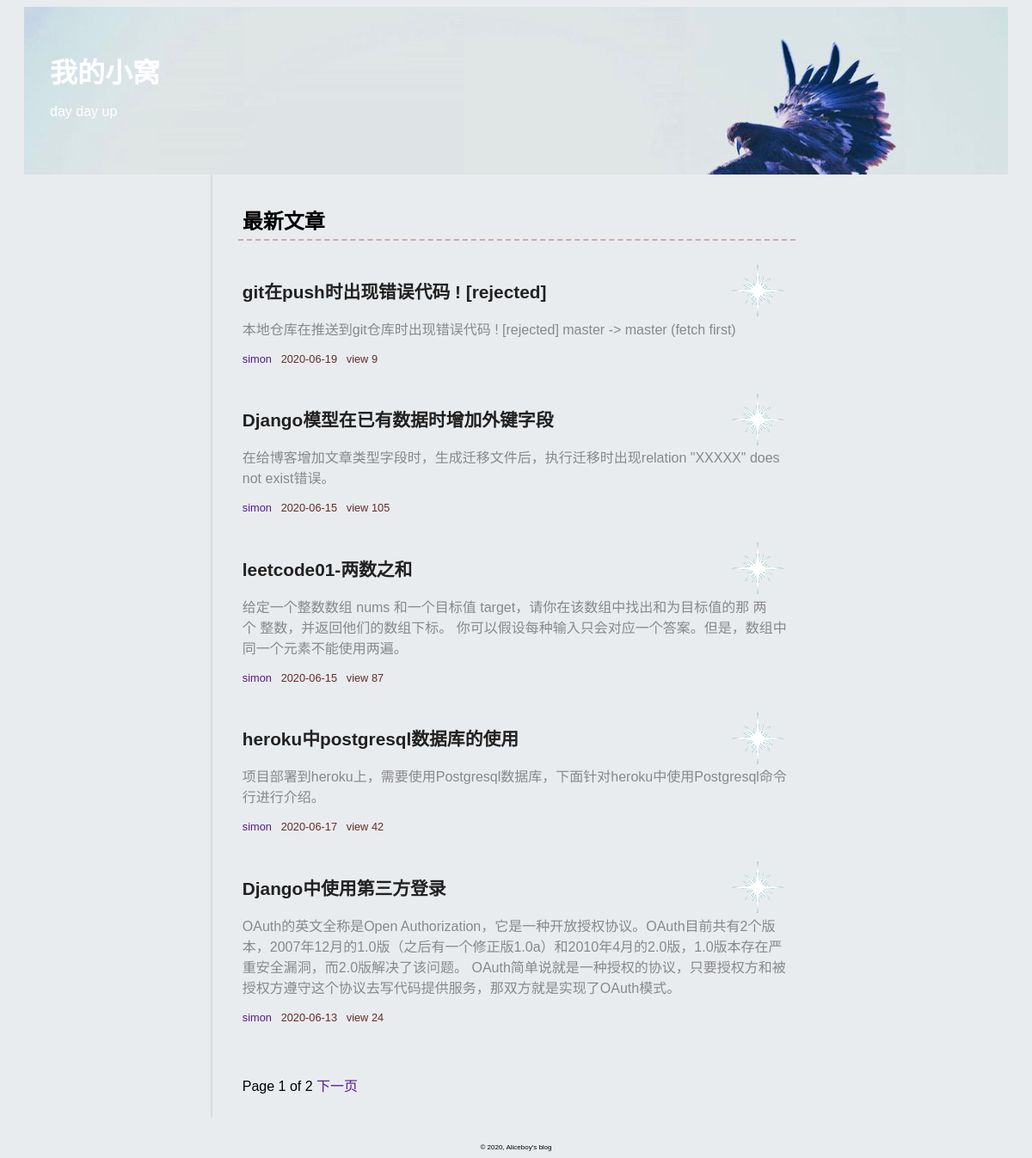
The page /blog/ on the database as committed earlier.
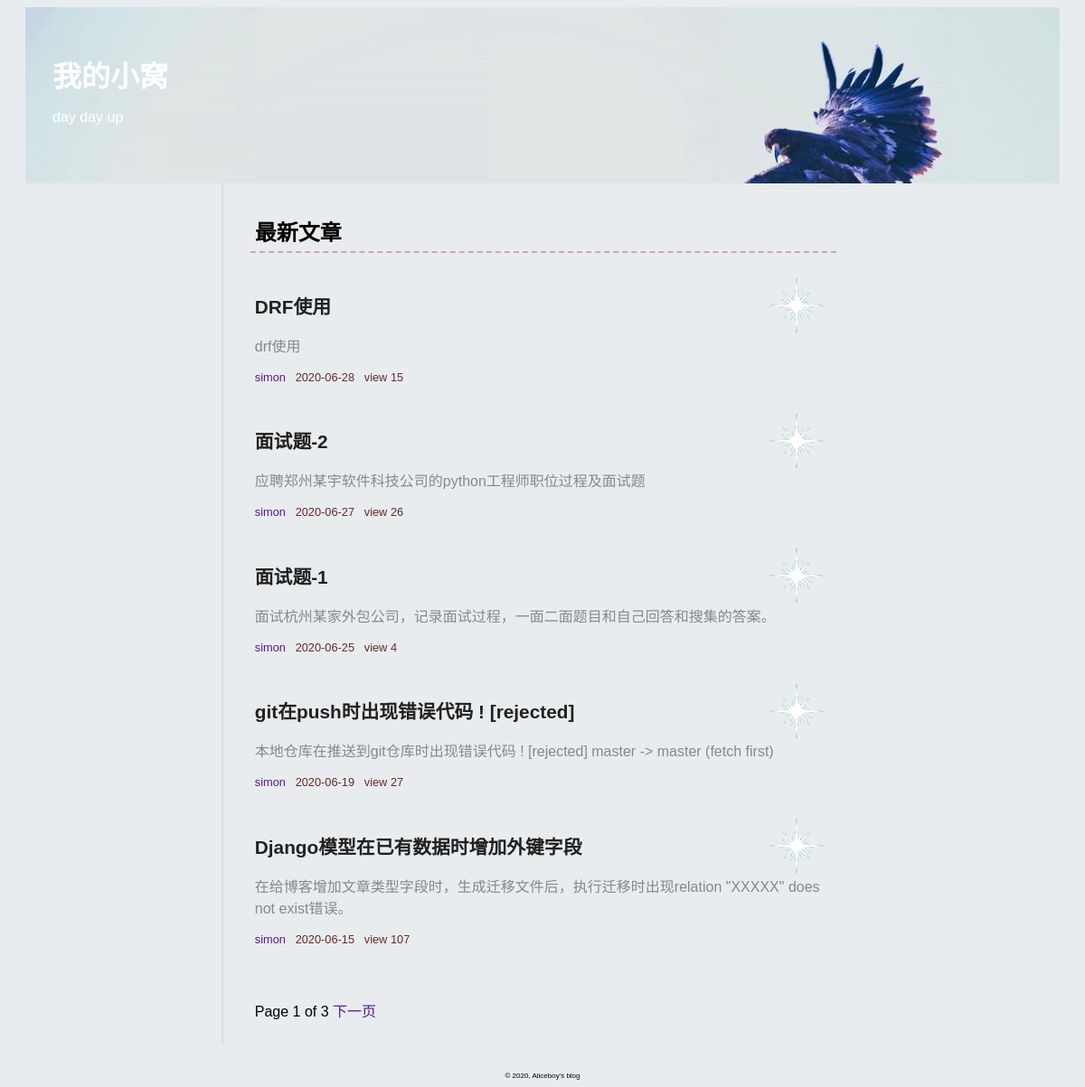
The same page on the database as committed later.
### blog/models.py (models this page shows, shortened)
class Article(models.Model):
	title = models.CharField("文章标题",max_length=30)
	category = models.ForeignKey(Category,on_delete=models.CASCADE)
	content = MDTextField("文章内容")
	djgest = models.TextField("文章概要")
	author = models.ForeignKey(Author,on_delete=models.CASCADE)
	comment_num = models.BigIntegerField(default=0)
	view = models.BigIntegerField(default=0)
	created_time = models.DateTimeField("创建时间",auto_now_add=True)
	last_mod_time = models.DateTimeField("修改时间",auto_now=True)
	tag = models.ManyToManyField(Tag,blank=True)
	class Meta:
		ordering = ('-created_time',)

class Author(models.Model):
	name = models.CharField("作者姓名",max_length=20)
	avatar = models.ImageField(upload_to='avatar/%Y%m%d',blank=True)
	def __str__(self):
		return self.name

### blog/views.py (the view)
# urls.py: path('',views.index,name='index'),
def index(request):
	article_list = Article.objects.all()
	paginator = Paginator(article_list,5)
	if request.method == "GET":
		page = request.GET.get('page')
		try:
			books = paginator.page(page)
		except PageNotAnInteger:
			books = paginator.page(1)
		except InvalidPage:
			return HttpResponse("找不到页面")
		except EmptyPage:
			books = paginator.page(paginator.num_pages)
	context = {'article_list': books}
	return render(request,"blog/index.html",context)

### blog/templates/blog/index.html (shortened to what this page needs)
{% extends 'blog/base.html' %}
{% block content %}
<div id='body_main'>
	<h3>最新文章</h3>
	{% for article in article_list %}
	<div class="index_blog">
		<a href="{% url 'blog:detail' pk=article.pk %}">
			<h2>{{ article.title }}</h2>
			<p>{{ article.djgest }}</p>
		</a>
		<div class="time_and">
			<a href="#">{{ article.author }}</a>
			{{ article.last_mod_time|date:'Y-m-d' }}
			&nbsp;
			view&nbsp;{{ article.view }}
		</div>
	</div>
	{% endfor %}
	<br>
	<p id='page'>
		Page {{ article_list.number }} of {{ article_list.paginator.num_pages }}
		{% if article_list.has_next %}
			<a href="?page={{ article_list.next_page_number }}">下一页</a>
		{% endif %}
	</p>
</div>
{% endblock %}

### blog/templates/blog/base.html (shortened to what this page needs)
{% load static %}
<!DOCTYPE html>
<html>
<head>
	<link rel="stylesheet" type="text/css" href="{% static 'mdeditor/css/editormd.css' %}">
	<link rel="stylesheet" type="text/css" href="{% static 'css/base.css' %}">
	<link rel="stylesheet" type="text/css" href="{% static 'css/code.css' %}">
</head>
<body>
	<div id="blog_first">
		<h1>我的小窝</h1>
		<p>day day up</p>
		<br>
	</div>
	{% block content %}
	{% endblock %}
	{% include 'blog/footer.html' %}
</body>
</html>

### blog/templates/blog/footer.html
<div id="footer">
	<p>
	  &copy; 2020, Aliceboy's blog
	</p>
</div>

### blog/static/css/base.css (style rules this page uses)
body { background-color: #e9ecef; font-family: Verdana, Geneva, Arial, sans-serif; font-size: medium; }
h1,h2 { font-family: "Emblema One", sans-serif; color: #212121; }
h1 { font-size: 2em; margin-bottom:5px; }
div#blog_first { padding: 30px; margin:0px 20px 0 20px; color: white; background-image: url(../images/7.jpg); background-repeat: no-repeat; }
div#blog_first h1 { color: white; }
div#body_main { margin-left: 20%; margin-right: 20%; border-left: 2px solid #dadce0; padding: 10px 10px 10px 10px; }
h2,.article_body h2 { font-size: 1.3em; }
a { text-decoration: none; color: #551A8B; }
.time_and { font-size: 0.8em; color: #632c2c; }
div#body_main>h3 { padding: 5px; margin:20px; border-bottom:2px dashed #CAA; font-size: 1.5em; }
div.index_blog p { color:#888888; }
div.index_blog { padding: 5px; margin: 20px; background-image: url(../images/background.gif); background-repeat: no-repeat; background-position: top right; }
#page { margin-left: 20px; padding-left: 5px; }
#footer { font-size: 0.5em; line-height: normal; text-align: center; margin-top: 30px; }

Rows that differ between the two databases and show on the page:
no longer on this page (row edited): Article: title "leetcode01-两数之和", djgest "给定一个整数数组 nums 和一个目标值 target，请你在该数组中找出和为目标值的那 两个 整数，并返回他们的数组下标。 你可以假设每种输入只会对应一个答案。但是，数组中同一个元素不能使用两遍。", author "simon", last_mod_time "2020-06-15", view "87"
no longer on this page (row unchanged): Article: title "heroku中postgresql数据库的使用", djgest "项目部署到heroku上，需要使用Postgresql数据库，下面针对heroku中使用Postgresql命令行进行介绍。", author "simon", last_mod_time "2020-06-17", view "42"
no longer on this page (row edited): Article: title "Django中使用第三方登录", djgest "OAuth的英文全称是Open Authorization，它是一种开放授权协议。OAuth目前共有2个版本，2007年12月的1.0版（之后有一个修正版1.0a）和2010年4月的2.0版，1.0版本存在严重安全漏洞，而2.0版解决了该问题。 OAuth简单说就是一种授权的协议，只要授权方和被授权方遵守这个协议去写代码提供服务，那双方就是实现了OAuth模式。", author "simon", last_mod_time "2020-06-13", view "24"
added Article: title "DRF使用", djgest "drf使用", author "simon", last_mod_time "2020-06-28", view "15"
added Article: title "面试题-2", djgest "应聘郑州某宇软件科技公司的python工程师职位过程及面试题", author "simon", last_mod_time "2020-06-27", view "26"
added Article: title "面试题-1", djgest "面试杭州某家外包公司，记录面试过程，一面二面题目和自己回答和搜集的答案。", author "simon", last_mod_time "2020-06-25", view "4"
changed Article "git在push时出现错误代码 ! [rejected]": view "9" → "27"
changed Article "Django模型在已有数据时增加外键字段": view "105" → "107"
Other text that changed with them:
{{ article_list.paginator.num_pages }}: "2" → "3"
